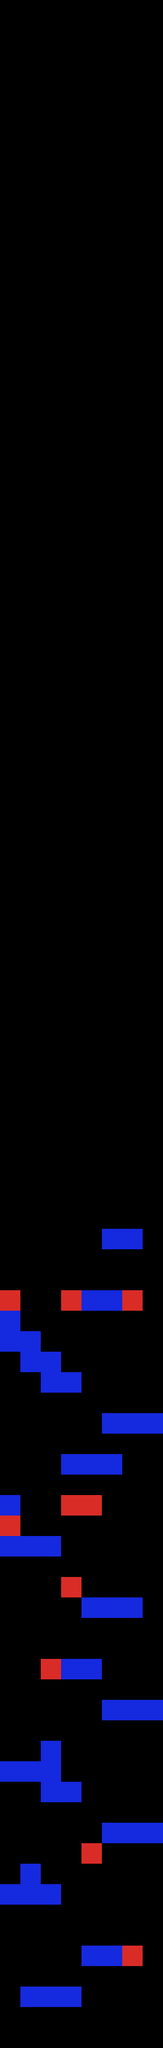

Rendered tile map (Tiled .tmx) drawn with the repository's tilesets; below, a short description and the map source with its tile grids summarised:
An orthogonal 8x100 tile map with 32x32 px tiles, 1 tile layer (Tile Layer 1) and 1 object (Player).

<map version="1.9" tiledversion="1.9.1" orientation="orthogonal" renderorder="right-down" width="8" height="100" tilewidth="32" tileheight="32" infinite="0" nextlayerid="3" nextobjectid="3">
 <tileset firstgid="1" source="blocks.tsx" />
 <layer id="1" name="Tile Layer 1" width="8" height="100">
  <data>[800 cells, 57 non-empty, 2 distinct tile ids]</data>
 </layer>
 <objectgroup id="2" name="Spawn">
  <object id="1" name="player" class="Player" x="41" y="3075" width="36" height="25" />
 </objectgroup>
</map>